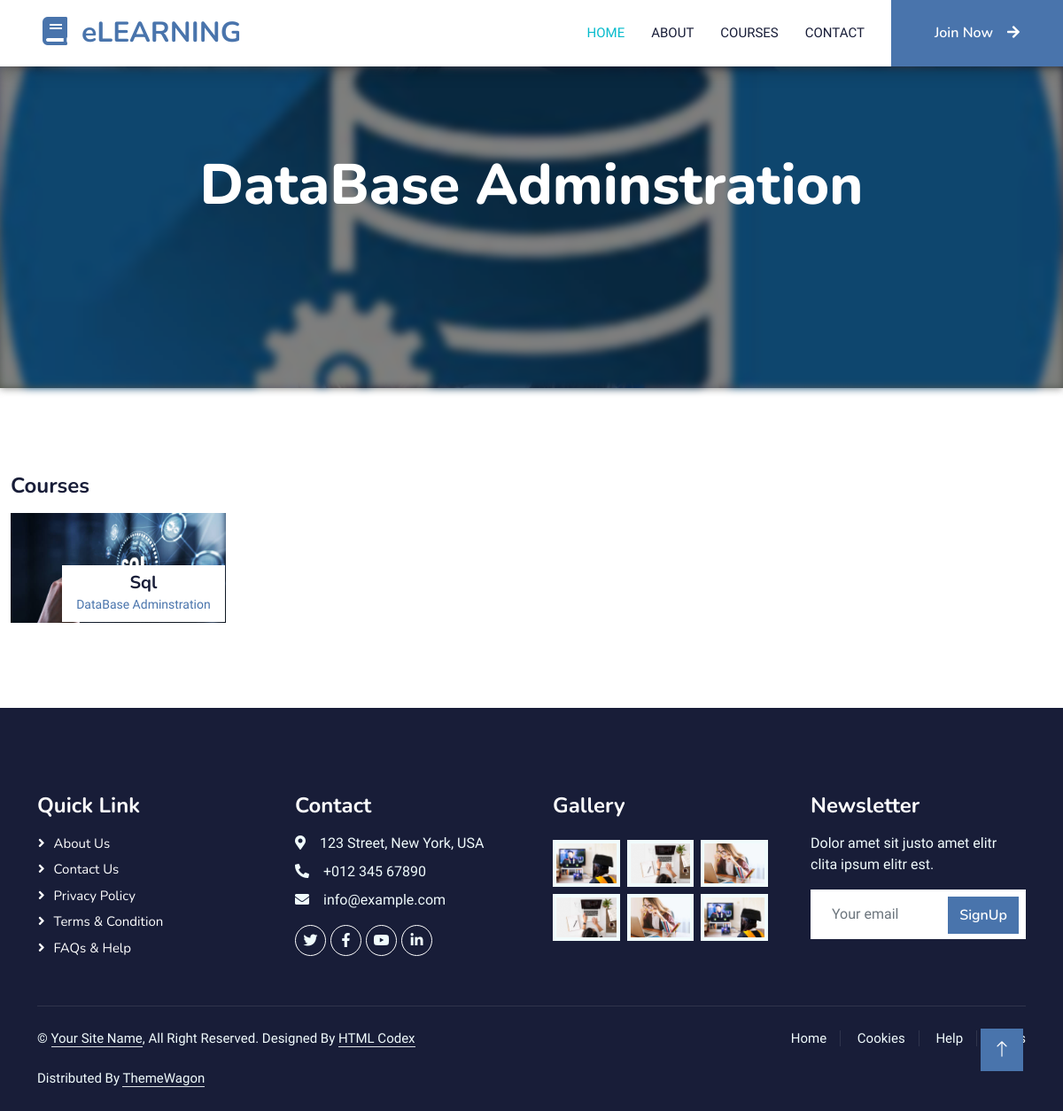
Screenshot of /category_detail/4 with the database file from the repository.
### courses/models.py (models this page shows, shortened)
class CourseCategory(models.Model):
    name = models.CharField(max_length=255)
    description = models.TextField()
    image = models.ImageField(upload_to="category/")
    created_at = models.DateTimeField(auto_now_add=True)
    class Meta:
        verbose_name_plural = "Course Categories"

class Course(models.Model):
    name = models.CharField(max_length=255)
    image = models.ImageField(upload_to="course/")
    category = models.ForeignKey(
        CourseCategory, related_name="courses", on_delete=models.CASCADE
    )
    description = models.TextField()
    created_at = models.DateTimeField(auto_now_add=True)

### courses/views.py (the view)
# urls.py: path("category_detail/<int:category_id>", category_detail, name="category_detail"),
def category_detail(request, category_id):
    category = CourseCategory.objects.get(id=category_id)
    return render(
        request, "courses/category_detail.html", context={"category": category}
    )

### courses/templates/courses/category_detail.html (shortened to what this page needs)
{% extends 'base.html' %}
{% load static %}
{% block content %}
  <div class="container-fluid bg-primary py-5 mb-5 page-header position-relative">
    <div class="w-100 h-100 position-absolute top-0 start-0">
      <img class="w-100 h-100" src="{{ category.image.url }}" alt="" style="object-fit: cover; filter: brightness(0.5) blur(5px);z-index: -1;" />
    </div>
    <div class="container py-5">
      <div class="row justify-content-center">
        <div class="col-lg-10 text-center">
          <div>
            <h1 class="display-3 text-white animated slideInDown">{{ category.name }}</h1>
            <h2>{{ category.description }}</h2>
          </div>
          <nav aria-label="breadcrumb">
            <ol class="breadcrumb justify-content-center">
              <li class="breadcrumb-item">
                <a class="text-white" href="{% static '#' %}">Home</a>
              </li>
              <li aria-current="page" class="breadcrumb-item text-white active">Category Detail</li>
            </ol>
          </nav>
        </div>
      </div>
    </div>
  </div>
  <div class="container-xxl py-5">
    <div class="row g-4">
      <div class="col-lg-8 col-md-12 wow fadeInUp" data-wow-delay="0.3s">
        <h4 class="mb-3">Courses</h4>
        <div class="row g-4">
          {% for course in category.courses.all %}
              <div class="col-lg-4 col-md-6" onclick="window.location.href='{% url 'courses:course_detail' course.id %}';" style="cursor: pointer;">
                <div class="position-relative overflow-hidden">
                  <div class="bg-white text-center position-absolute bottom-0 end-0 py-2 px-3" style="margin: 1px;">
                    <h5 class="m-0">{{ course.name }}</h5>
                    <small class="text-primary">{{ course.category.name }}</small>
                  </div>
                </div>
              </div>
          {% endfor %}
        </div>
      </div>
    </div>
  </div>
{% endblock %}

### static/css/style.css (style rules this page uses)
:root { --primary: #06BBCC; --light: #F0FBFC; --dark: #181d38; }
.page-header { background: linear-gradient(rgba(24, 29, 56, .7), rgba(24, 29, 56, .7)), url(../img/carousel-1.jpg); background-position: center center; background-repeat: no-repeat; background-size: cover; }
.breadcrumb-item + .breadcrumb-item::before { color: var(--light); }

### rows the page displays
CourseCategory: image (picture), name "DataBase Adminstration"
Course: name "Sql", category.name "DataBase Adminstration"
